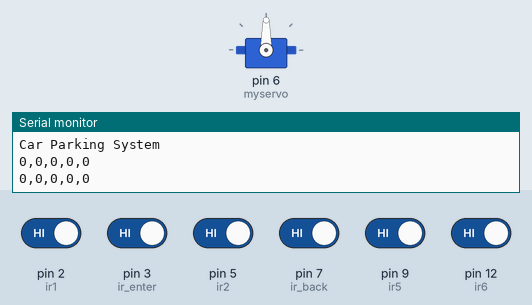
This sketch was run on a simulated Arduino Uno, built with avr-gcc and run on an emulated ATmega328P. Shown: servo, the last lines printed to the serial monitor. The inputs (shaded band) are chosen by the test bench; at power-on: pin 2 (ir1), pin 3 (ir_enter), pin 5 (ir2), pin 7 (ir_back), pin 9 (ir5), pin 12 (ir6) HIGH.

Above: at 1.8 s.
1.9 s: pin 3 (ir_enter) driven LOW
At 3.2 s:
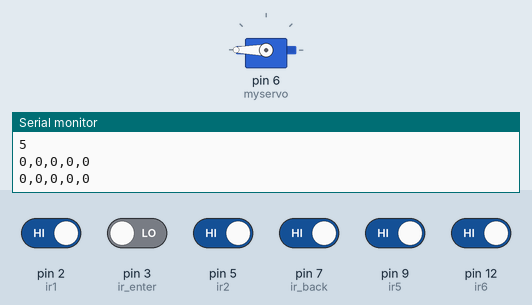
3.5 s: pin 7 (ir_back) driven LOW
At 5.8 s:
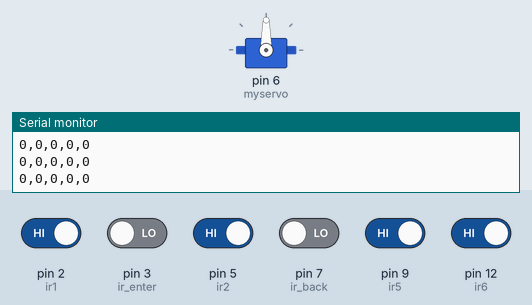
7.6 s: pin 7 (ir_back) driven HIGH
At 8.4 s:
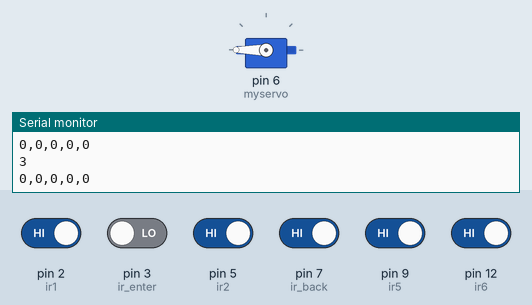
Timing chart, 0 to 10.6 s (numbered marks = the images above; inputs shaded):
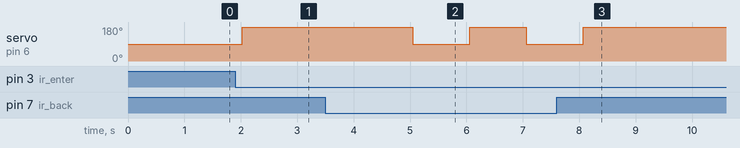

Measured:
- after the input at 1.9 s, servo on pin 6 (myservo): 90° → 180° after 0.12 s
- after the input at 3.5 s, servo on pin 6 (myservo): 180° → 90° after 1.5 s, → 180° 1.0 s later, → 90° 1.0 s later
- after the input at 7.6 s, servo on pin 6 (myservo): goes on until 8.1 s, then stays 180°

The sketch:

car_parking_system.ino
```cpp
#include <Servo.h> //includes the servo library
#include <Wire.h>
#include <SoftwareSerial.h>

SoftwareSerial bluetooth(10, 11); // RX, TX
Servo myservo;

#define ir_enter 3
#define ir_back  7

int flag1=0, flag2=0;
int Slot = 6;

int data1, data2, data5, data6;
String message = "";
int ir1 = 2;
int ir2 = 5;
int ir5 = 9;
int ir6 = 12;

//no ir2 and ir3

void setup(){

bluetooth.begin(9600);
Serial.begin(9600);
pinMode(ir_enter, INPUT);
pinMode(ir_back, INPUT);

pinMode(ir1, INPUT);
pinMode(ir2, INPUT);
pinMode(ir5, INPUT);
pinMode(ir6, INPUT);

myservo.attach(6);
myservo.write(90);
Serial.println("Car Parking System");

}

void loop(){

  if(digitalRead (ir_enter) == LOW && flag1==0){
    if(Slot>0){
      flag1=1;
      if(flag2==0){
        myservo.write(180);
        Slot = Slot-1;
        Serial.println(Slot);
       }
    }
    else{
    Serial.println(" Sorry Parking Full ");
    }
  }

  if(digitalRead(ir_back) == LOW && flag2==0){
    flag2=1;
    if(flag1==0){
      myservo.write(180);
      Slot = Slot+1;
      Serial.println(Slot);
      }
  }

  if(flag1==1 && flag2==1){
    delay (1000);
    myservo.write(90);
    flag1=0, flag2=0;
  }


  if(digitalRead(ir1) == LOW){
    data1 = 1;
  }
  if(digitalRead(ir1) == HIGH){
    data1 = 0;
  }
  if(digitalRead(ir2) == LOW){
    data2 = 1;
  }
  if(digitalRead(ir2) == HIGH){
    data2 = 0;
  }
  if(digitalRead(ir5) == LOW){
    data5 = 1;
  }
  if(digitalRead(ir5) == HIGH){
    data5 = 0;
  }
  if(digitalRead(ir6) == LOW){
    data6 = 1;
  }
  if(digitalRead(ir6) == HIGH){
    data6 = 0;
  }

  message = "0,";
  message+=String(data1);
  message+=",";
  message+=String(data2);
  message += ",";
  message+=String(data5);
  message += ",";
  message+=String(data6);

  bluetooth.println(message);
  Serial.println(message);

  delay(1000);
}
```
